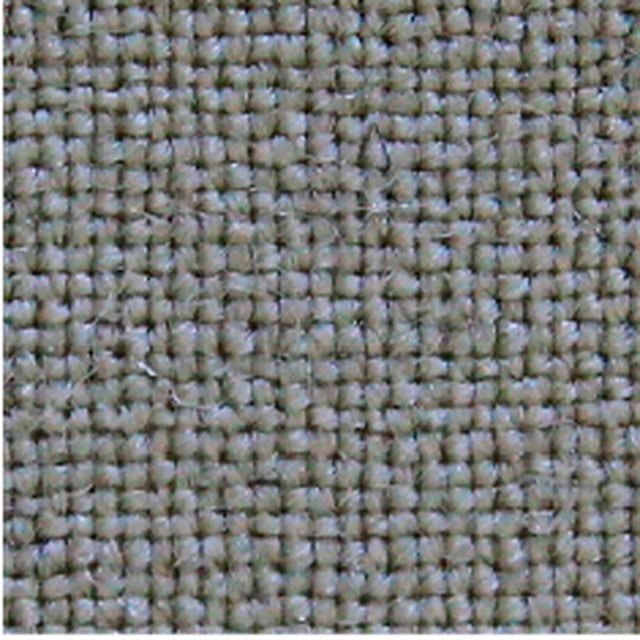
#> input picture shibie/tmp/paper_samples/p6_0_0.jpg, 640 x 640 px, given in place of reflection_8000x6000.jpg, which was not available
$ python diagnose_physical_rt_refusals.py --images tmp/paper_samples --out out.png
#> lines starting #> are read from the running program, lines starting #| are printed output that depends on the picture; after the words box and inside, x2 and y2 are one past the last pixel; in counts of white or black regions, pixels touching at a corner belong together; pictures that were not available may be replaced by others from this repository, and a replacement may not be noted
#> in diagnose, R is the input picture: shape (640, 640, 3); mean B, G, R 120.1, 122.2, 120.7
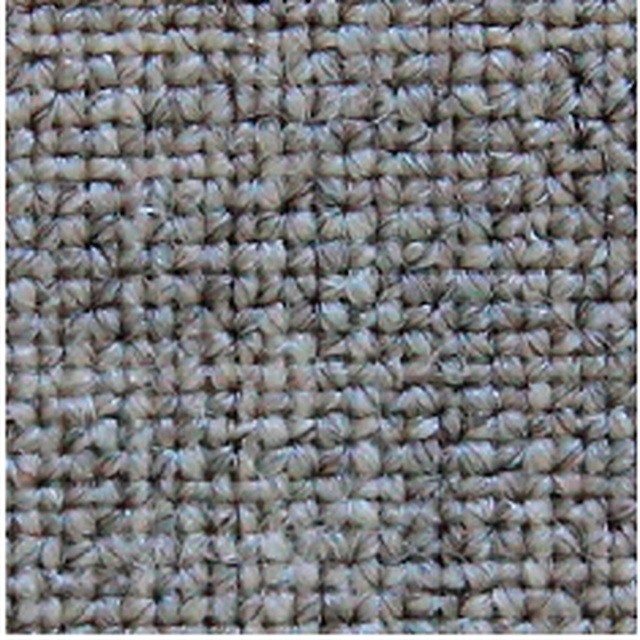
#> input picture shibie/tmp/paper_samples/p6_0_1.jpg, 640 x 640 px, given in place of transmission_8000x6000.jpg, which was not available
#> in diagnose, T is the input picture: shape (640, 640, 3); mean B, G, R 124, 122.1, 121.3
### shibie/engine/multiwindow_pitch.py
from __future__ import annotations
"""Independent native-resolution, multiwindow yarn-pitch hypotheses.

No weave class, physical yarn IDs, simulator seed or ground-truth pitch may enter
this module. Agreement across windows is NOT regarded as proof of a yarn entity.
"""
from dataclasses import dataclass
import math
import cv2
import numpy as np
from scipy.ndimage import gaussian_filter1d
from scipy.signal import find_peaks, fftconvolve

@dataclass(frozen=True)
class PitchSettings:
    mm_per_px: float = 0.0125
    min_density_cm: float = 15.
    max_density_cm: float = 100.
    window_size_px: int = 640
    grid: int = 3
    competing_ratio: float = .85
    minimum_support_windows: int = 4

# [6 lines left out: function _sort_corners, not called in this run]

def detect_calibration_frame(reflection):
    """Detect a high-reflectance square *physical fixture* from pixels, not truth.
    Reject ambiguous/no-frame images rather than silently assuming a geometry.
    The 50x50mm size is the only provided calibration information.
    """
    small=cv2.resize(reflection,(1000,750),interpolation=cv2.INTER_AREA)
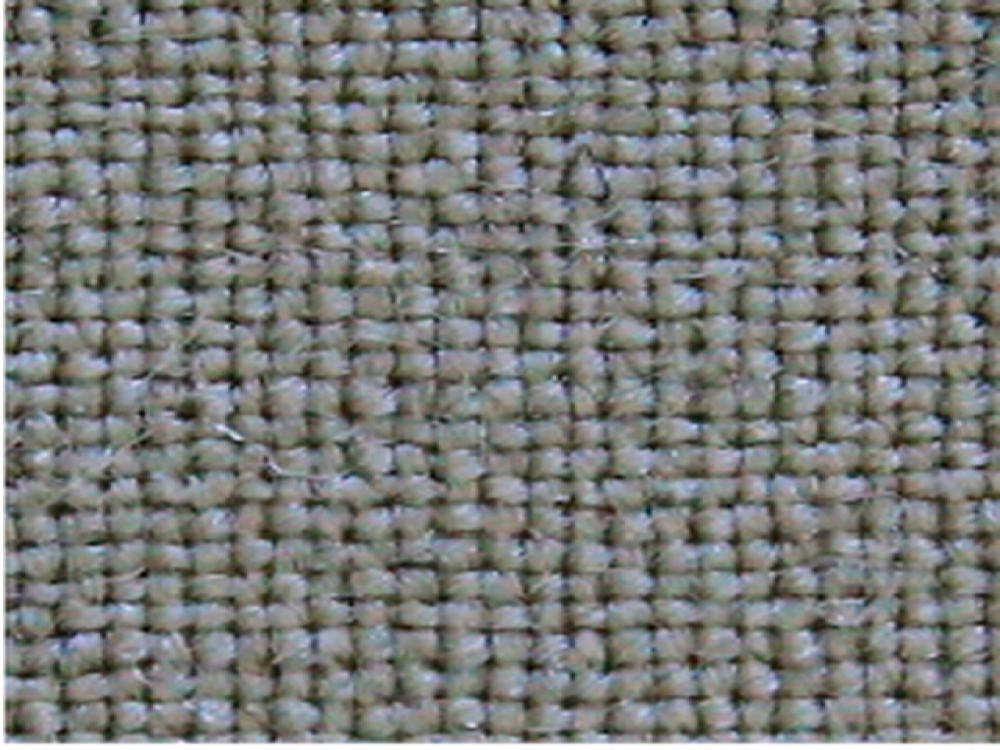
#> small: shape (750, 1000, 3); mean B, G, R 120.1, 122.1, 120.6
    gray=cv2.cvtColor(small,cv2.COLOR_BGR2GRAY)
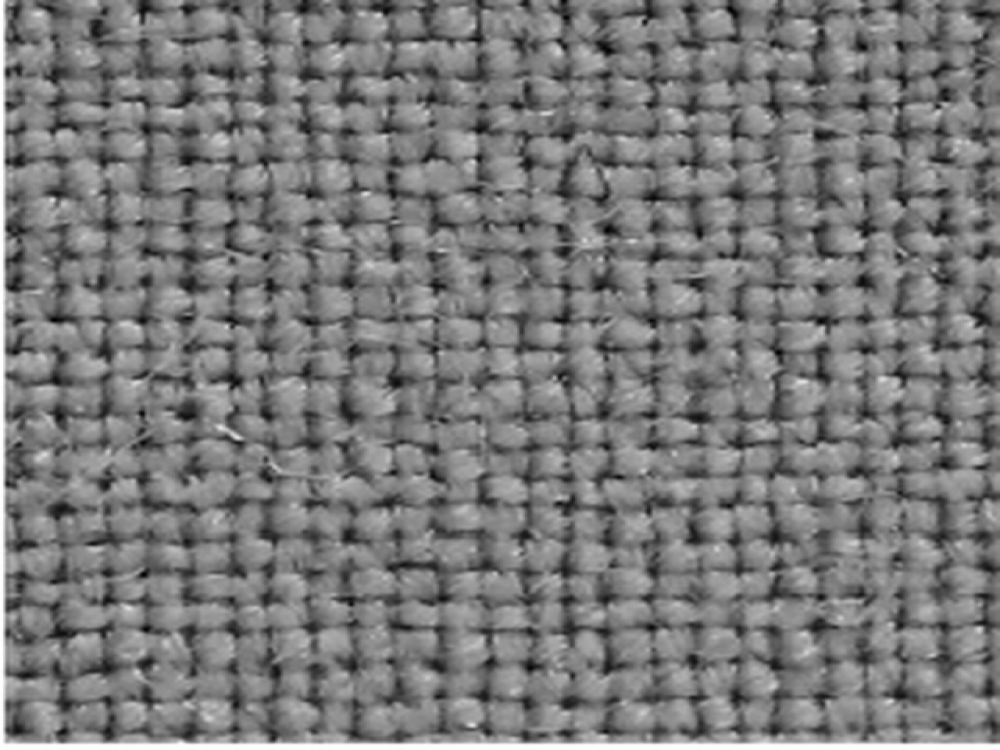
#> gray: shape (750, 1000); min 0, max 255, mean 121.4
    # Two independent diagnostics; the bright frame must be a closed contour.
    candidates=[]
    for threshold in (206,214,222):
        mask=(gray>=threshold).astype(np.uint8)*255
        mask=cv2.morphologyEx(mask,cv2.MORPH_CLOSE,np.ones((3,3),np.uint8))
        contours,_=cv2.findContours(mask,cv2.RETR_LIST,cv2.CHAIN_APPROX_SIMPLE)
        for cont in contours:
            area=cv2.contourArea(cont)
            if not (20000<area<400000):continue
            peri=cv2.arcLength(cont,True)
            q=cv2.approxPolyDP(cont,.018*peri,True)
            if len(q)!=4 or not cv2.isContourConvex(q):continue
            pts=q.reshape(4,2).astype(np.float32)
            lengths=np.linalg.norm(pts-np.roll(pts,-1,axis=0),axis=1)
            ratio=float(np.min(lengths)/np.max(lengths))
            if ratio<.72:continue
            rect_area=cv2.contourArea(cv2.convexHull(pts))
            fit=min(area/rect_area,rect_area/max(area,1))
            # Prefer the expected frame scale, not simply any bright yarn component.
            area_ratio=area/(1000*750)
            score=ratio*fit*max(0.,1-abs(area_ratio-.34))
            candidates.append((score,pts,threshold))
#> this loop made 3 passes
#> pass 1, in detect_calibration_frame, `mask=(gray>=threshold).astype(np.uint8)*255`:
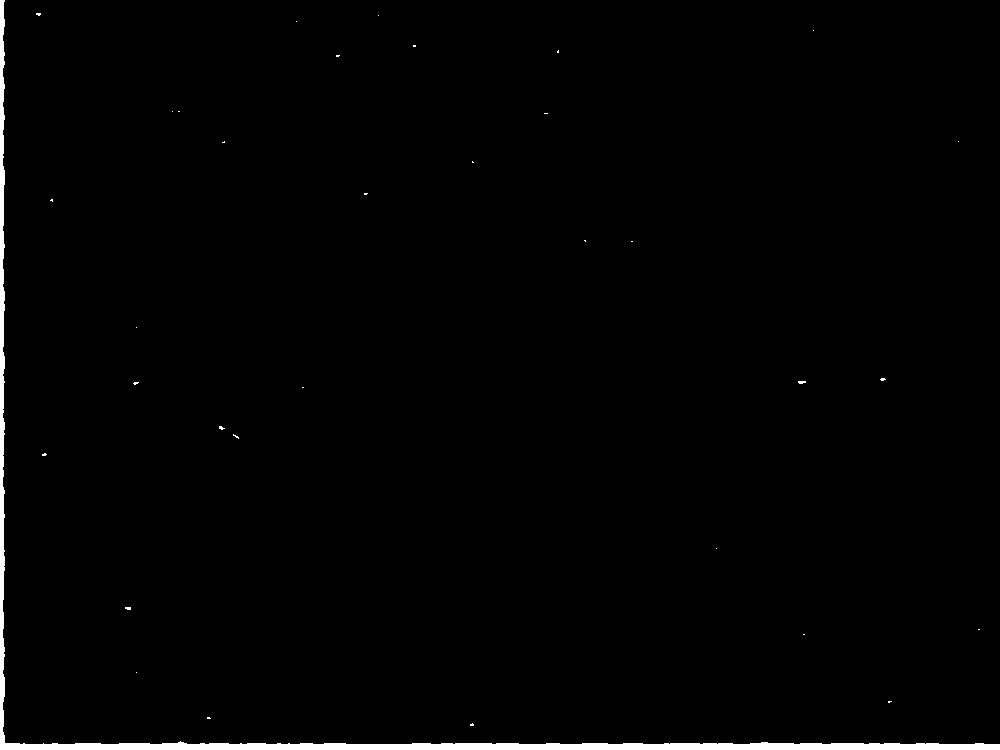
#> mask: shape (750, 1000); 1.3% white; 34 white regions (32 under 20 px), largest, box (x1, y1, x2, y2) and area: (0, 0, 1000, 750) 9587, (798, 381, 806, 384) 20
#> pass 2, in detect_calibration_frame, `mask=(gray>=threshold).astype(np.uint8)*255`:
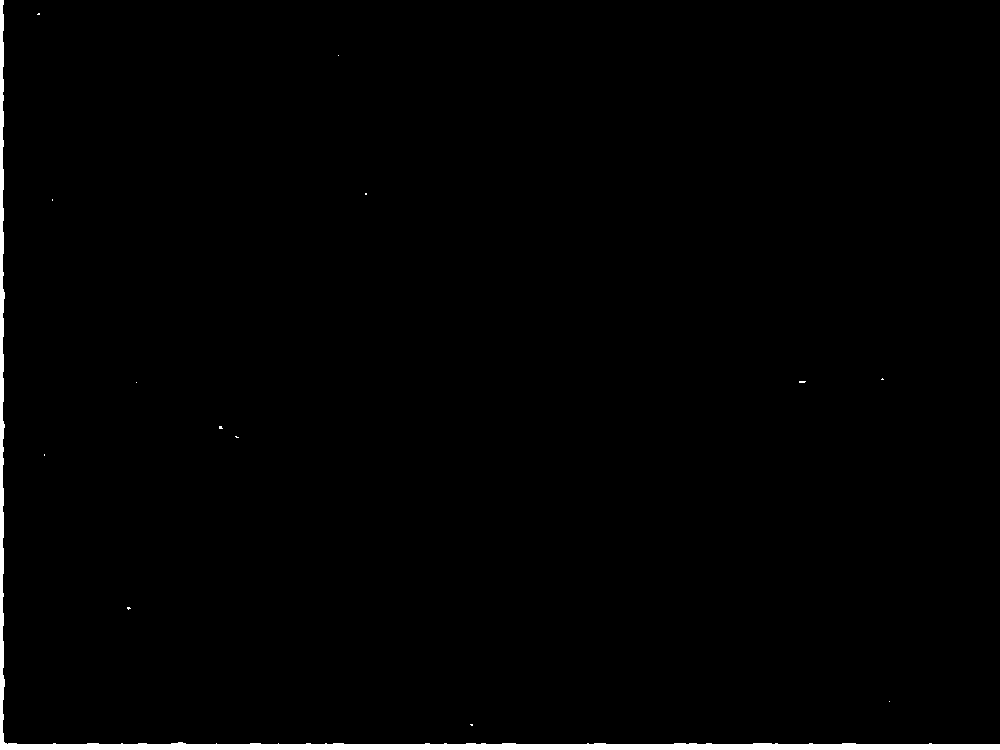
#> mask: shape (750, 1000); 1.2% white; 14 white regions (13 under 20 px), largest, box (x1, y1, x2, y2) and area: (0, 0, 1000, 750) 8881
#> after the loop:
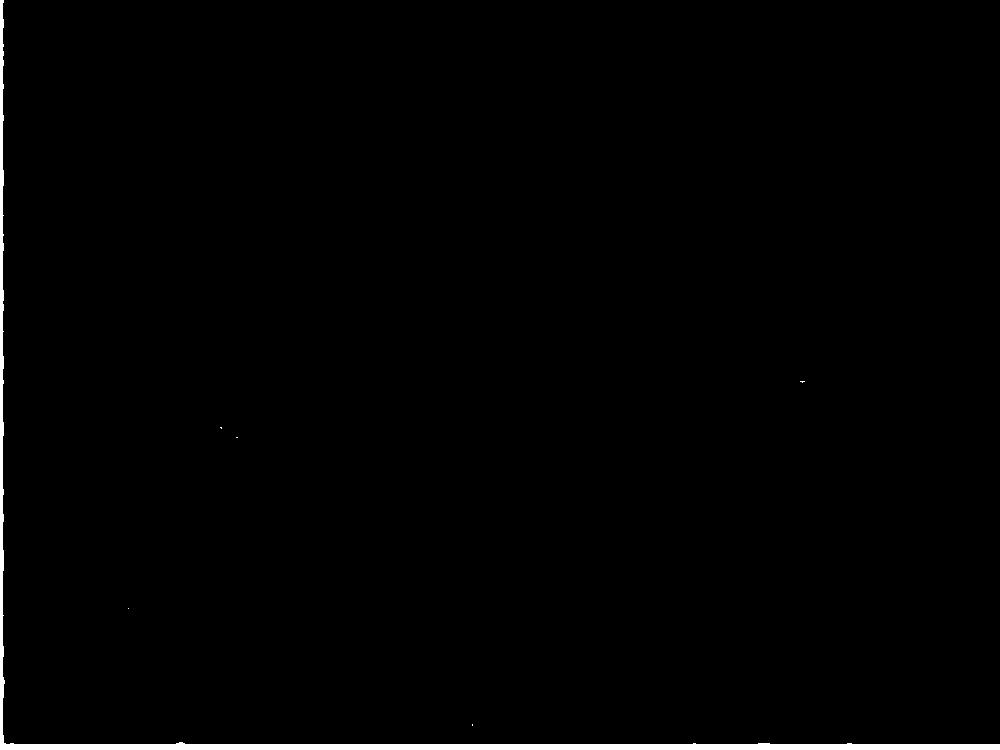
#> mask: shape (750, 1000); 1.1% white; 6 white regions (5 under 20 px), largest, box (x1, y1, x2, y2) and area: (0, 0, 1000, 750) 8466
#> after the loop, candidates = []
    if not candidates:
        return {"status":"UNDETERMINED","reason":"FRAME_NOT_FOUND"}
    candidates.sort(key=lambda x:x[0],reverse=True)
    score,pts,threshold=candidates[0]
    if score<.30:
        return {"status":"LOW_CONFIDENCE","reason":"FRAME_GEOMETRY_AMBIGUOUS","score":score}
    corners=_sort_corners(pts)*8
    # Inset ~17px bezel: raw outer contour is slightly outside 50mm interior.
    center=np.mean(corners,axis=0)
    corners=center+(corners-center)*(.99575)
    inner_dim=int(round(50/.0125))
    dest=np.float32([[0,0],[inner_dim,0],[inner_dim,inner_dim],[0,inner_dim]])
    rect=cv2.getPerspectiveTransform(corners,dest)
    return {"status":"PASS","frame_corners_raw_px":corners.tolist(),
            "raw_to_frame":rect.tolist(),"frame_size_px":inner_dim,
            "detection_score":round(float(score),4),"threshold":threshold}

# [62 lines left out: functions _lags, _harmonic_candidates, analyze_pitch_window, not called in this run]

def frame_windows(frame, count=3, window_size_px=640):
    n=frame["frame_size_px"]
    H=np.asarray(frame["raw_to_frame"],dtype=np.float64)
    grid=np.linspace(window_size_px/2+250,n-window_size_px/2-250,count)
    for i,y in enumerate(grid):
        for j,x in enumerate(grid):
            shift=np.array([[1,0,window_size_px/2-x],
                            [0,1,window_size_px/2-y],[0,0,1]],np.float64)
            yield i,j,shift@H

# [45 lines left out: function collect_pitch_windows, not called in this run]

### shibie/diagnose_physical_rt_refusals.py
"""Diagnostic ablation only. Duplicating T is NOT independent RT validation."""
import json
from pathlib import Path
import cv2,numpy as np
from engine.multiwindow_pitch import detect_calibration_frame,frame_windows,PitchSettings,analyze_pitch_window
from engine.local_axis_rectification import adjusted_window_homography
from engine.subpixel_physical_phase import validate_centers_fractional

def diagnose(folder,out):
    folder=Path(folder);R=cv2.imread(str(folder/'reflection_8000x6000.jpg'));T=cv2.imread(str(folder/'transmission_8000x6000.jpg'))
    frame=detect_calibration_frame(R);rows=[]
#> after `frame = detect_calibration_frame(R)`: frame = {'status': 'UNDETERMINED', 'reason': 'FRAME_NOT_FOUND'}
    for i,j,H0 in frame_windows(frame,3,640):
        H=adjusted_window_homography(H0,0,640,520);r=cv2.warpPerspective(R,H,(520,520));t=cv2.warpPerspective(T,H,(520,520))
        props=analyze_pitch_window(r,t,PitchSettings());row={'grid':[i,j],'families':{}}
        for family in ('warp','weft'):
            pitch=props[family]['candidates'][0]['pitch_px'] if props[family]['candidates'] else None
            checks={}
            for tag,a,b in [('RT',r,t),('TT_DUPLICATED_DIAGNOSTIC',t,t),('RR_DUPLICATED_DIAGNOSTIC',r,r)]:
                q=validate_centers_fractional(a,b,family,pitch)
                checks[tag]={k:v for k,v in q.items() if k not in ('center_positions_px','phase_candidates','subpixel_period')}
            row['families'][family]=checks
        rows.append(row)
#> this loop made 0 passes
#> after the loop, rows = []
    result={'image_only_no_GT':True,'diagnostic_not_new_method':True,'warning':'TT and RR duplicate the same source; cannot count as two independent physical observations or production acceptance',
        'windows':rows,'pass_windows':{fam:{tag:sum(w['families'][fam][tag]['status']=='PASS' for w in rows) for tag in ('RT','TT_DUPLICATED_DIAGNOSTIC','RR_DUPLICATED_DIAGNOSTIC')} for fam in ('warp','weft')}}
    Path(out).write_text(json.dumps(result,indent=2));print(result['pass_windows'])
if __name__=='__main__':
    import argparse
#> (the run stopped early here; a loop or call above may not have finished)
